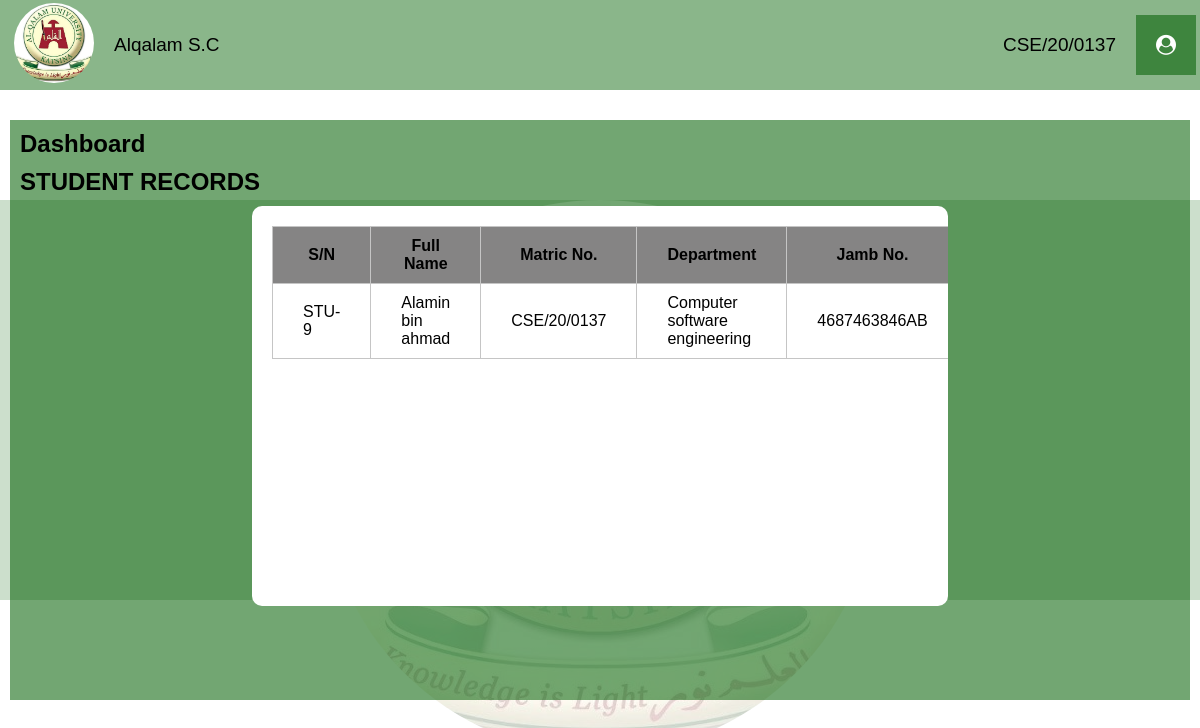
The app's page /student-record/ (signed in) with its own data.
### SCSApp/models.py (models this page shows, shortened)
class StudentProfile(models.Model):
    user = models.ForeignKey(User, on_delete=models.CASCADE)
    full_name = models.CharField(max_length=20, blank=True)
    matric_no = models.CharField(max_length=100, blank=True)
    department = models.CharField(max_length=100, blank=True)
    jamb_no = models.CharField(max_length=100, blank=True)
    current_date = models.DateField(auto_now_add=True)
    year_addmitted = models.CharField(max_length=100, blank=True)
    phone_number = models.CharField(max_length=100, blank=True)

### SCSApp/views.py (the view)
# urls.py: path('student-record/', views.student_record, name='student-record'),
@login_required(login_url='/')
def student_record(request):
    students = StudentProfile.objects.all().order_by('-id')
    current_user = User.objects.get(username=request.user)
    context = {
        "user": current_user,
        "students": students,
    }
    return render(request, 'dashboard/student-record.html', context)

### templates/dashboard/student-record.html (shortened to what this page needs)
{% load static %}
<!DOCTYPE html>
<html lang="en">
<head>
    <link rel="stylesheet" href="https://cdnjs.cloudflare.com/ajax/libs/font-awesome/4.7.0/css/font-awesome.min.css">
    <link rel="stylesheet" href="{% static 'style.css' %}">
</head>
<body>
    <div class="dasboard-con">
        <header>
            <ul>
                <li id="open">
                    <img src="{% static 'img/logo.jpeg' %}" alt="" height="80" width="80">
                </li>
                <li>Alqalam S.C</li>
            </ul>
            <ul>
                <li>{{user.username}}</li>
                <li><i class="fa fa-user-circle"></i></li>
            </ul>
        </header>
        <section class="body-section">
            <div class="body-content">
                <div class="body">
                    <a href="/dashboard">
                        <h2>Dashboard</h2>
                    </a>
                    <h2>STUDENT RECORDS</h2>
                    <div class="cards">
                        <div class="table">
                            <table>
                                <thead>
                                    <th>S/N</th>
                                    <th>Full Name</th>
                                    <th>Matric No.</th>
                                    <th>Department</th>
                                    <th>Jamb No.</th>
                                </thead>
                                <tbody>
                                    {% for stu in students %}
                                    <tr>
                                        <td>STU-{{stu.id}}</td>
                                        <td>{{stu.full_name}}</td>
                                        <td>{{stu.matric_no}}</td>
                                        <td>{{stu.department}}</td>
                                        <td>{{stu.jamb_no}}</td>
                                    </tr>
                                    {% endfor %}
                                </tbody>
                            </table>
                        </div>
                    </div>
                </div>
            </div>
            <div class="mom-logo dash">
                <div class="logo">
                </div>
            </div>
        </section>
    </div>
</body>
</html>

### static/style.css (style rules this page uses)
* { margin: 0; font-family: sans-serif; text-decoration: none; color: black; }
h2, .row, .btn { margin-bottom: 10px; z-index: 1000; }
.fa { font-size: 20px; display: flex; flex-direction: row; align-items: center; }
.mom-logo { position: absolute; }
.logo { background-color: rgba(2, 96, 2); height: 50vh; width: 100vw; text-align: center; opacity: .2; z-index: -100; }
header { display: flex; flex-direction: row; align-items: center; justify-content: space-between; padding: 5px; position: fixed; width: 100%; background-color: rgba(2, 96, 2, 0.457); font-size: 19px; font-weight: 500; height: 10vh; z-index: 1000; }
header ul li img { border-radius: 50%; }
ul { display: flex; flex-direction: row; align-items: center; list-style: none; gap: 20px; padding: 9px; }
.body-section .dash { top: 200px; }
.body-content { position: absolute; left: 0; right: 0; top: 110px; background-color: rgba(2, 96, 2, 0.555); height: 70vh; margin: 10px; padding: 10px; z-index: 100; }
.body-content .body .cards { display: flex; flex-wrap: wrap; flex-direction: row; justify-content: space-around; z-index: 1000; }
.cards .fa-users, .fa-money, .fa-user, .fa-list, .fa-user-circle, .nav .fa-users, .fa-money, .fa-user, .fa-lock, .fa-id-card, .fa-building, .fa-id-badge, .fa-calendar, .fa-phone, .fa-envelope, .fa-check, .fa-print { background-color: rgba(2, 96, 2, 0.555); color: #fff; padding: 20px; }
.table { background-color: #fff; z-index: 100; width: 60%; padding: 20px; box-sizing: border-box; border-radius: 10px; height: 50vh; overflow: scroll; }
thead { background-color: rgb(133, 132, 132); }
table, tbody, thead, th, td { border: 1px solid rgb(197, 197, 197); border-collapse: collapse; padding: 10px 30px 10px 30px; }

### records on screen
StudentProfile: id "9", full_name "Alamin bin ahmad", matric_no "CSE/20/0137", department "Computer software engineering", jamb_no "4687463846AB"

### other values on screen
{{ user.username }} "CSE/20/0137"
